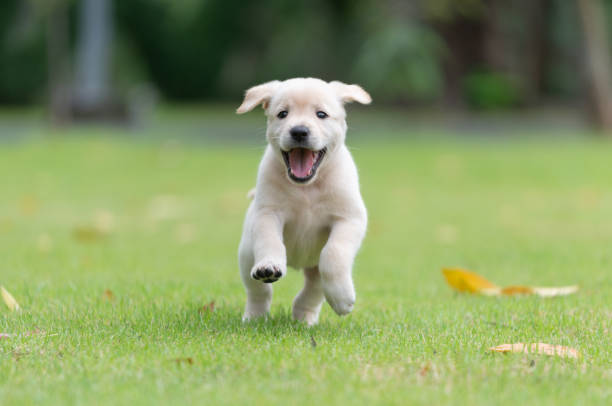
#> input picture Projects/puppy.jpg, 612 x 406 px
$ jupyter execute all_blurs.ipynb
#> lines starting #> are read from the running program, lines starting #| are printed output that depends on the picture
[cell 1]
import cv2
import numpy as np
import matplotlib.pyplot as plt

img = cv2.imread("puppy.jpg")
#> img is the input picture: shape (406, 612, 3); mean B, G, R 99.8, 152.8, 135.3
img = cv2.resize(img, (300, 300))
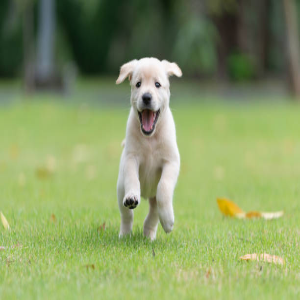
#> img: shape (300, 300, 3); mean B, G, R 99.7, 152.7, 135.2

gaussian = cv2.GaussianBlur(img, (15, 15), 0)
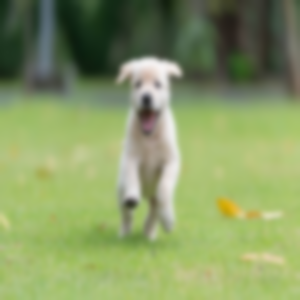
#> gaussian: shape (300, 300, 3); mean B, G, R 99.7, 152.7, 135.2
median = cv2.medianBlur(img, 5)
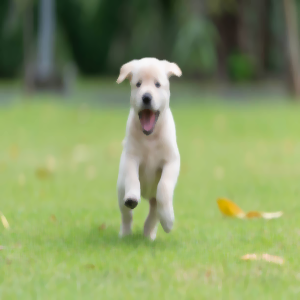
#> median: shape (300, 300, 3); mean B, G, R 99.6, 152.7, 135.2
bilateral = cv2.bilateralFilter(img, 9, 75, 75)
box = cv2.blur(img, (15, 15))
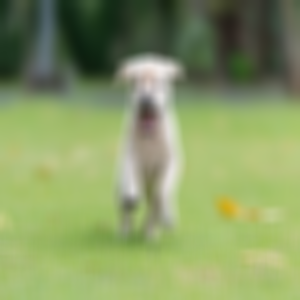
#> box: shape (300, 300, 3); mean B, G, R 99.7, 152.7, 135.2

stack = np.hstack((img, gaussian, median, bilateral, box))
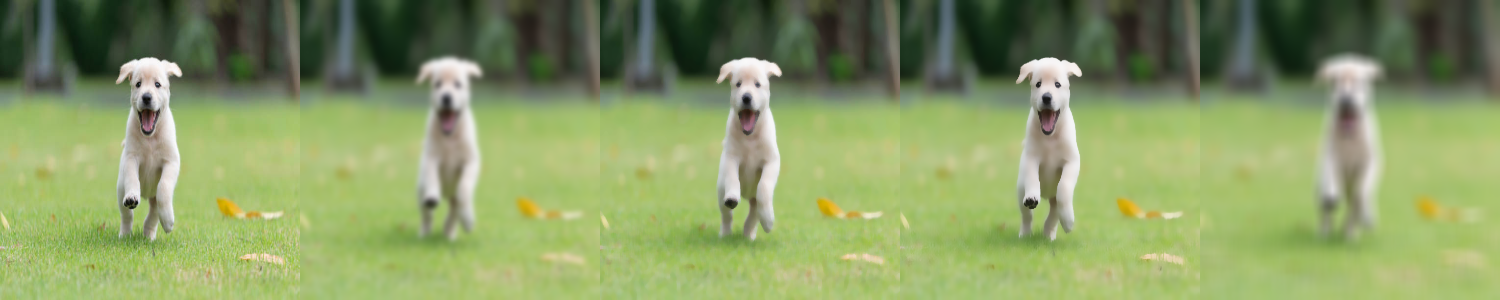
#> stack: shape (300, 1500, 3); mean B, G, R 99.7, 152.7, 135.2
stack_rgb = cv2.cvtColor(stack, cv2.COLOR_BGR2RGB)

plt.figure(figsize=(15, 5))
plt.imshow(stack_rgb)
plt.axis("off")
plt.title("Original | Gaussian | Median | Bilateral | Box Blur")
plt.show()

$ run again, with Projects/palm.jpg copied over Projects/puppy.jpg
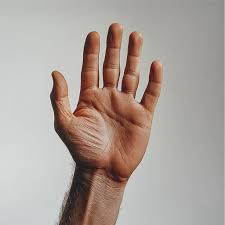
#> input picture Projects/palm.jpg, 225 x 225 px
#> img is the input picture: shape (225, 225, 3); mean B, G, R 154.8, 161.3, 172.3
#> img: shape (300, 300, 3)
#> `box = cv2.blur(img, (15, 15))`:
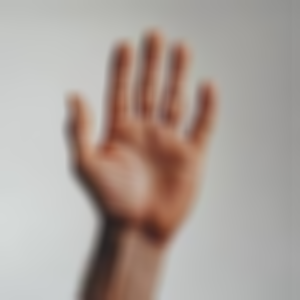
#> box: shape (300, 300, 3); mean B, G, R 154.7, 161.2, 172.2
#> `stack = np.hstack((img, gaussian, median, bilateral, box))`:
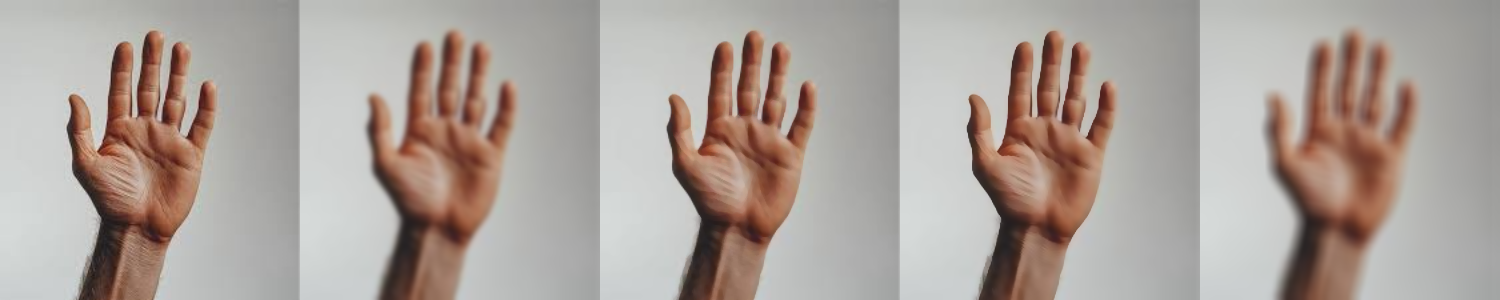
#> stack: shape (300, 1500, 3); mean B, G, R 154.7, 161.3, 172.2

$ run again, with Projects/lanes.png saved as Projects/puppy.jpg
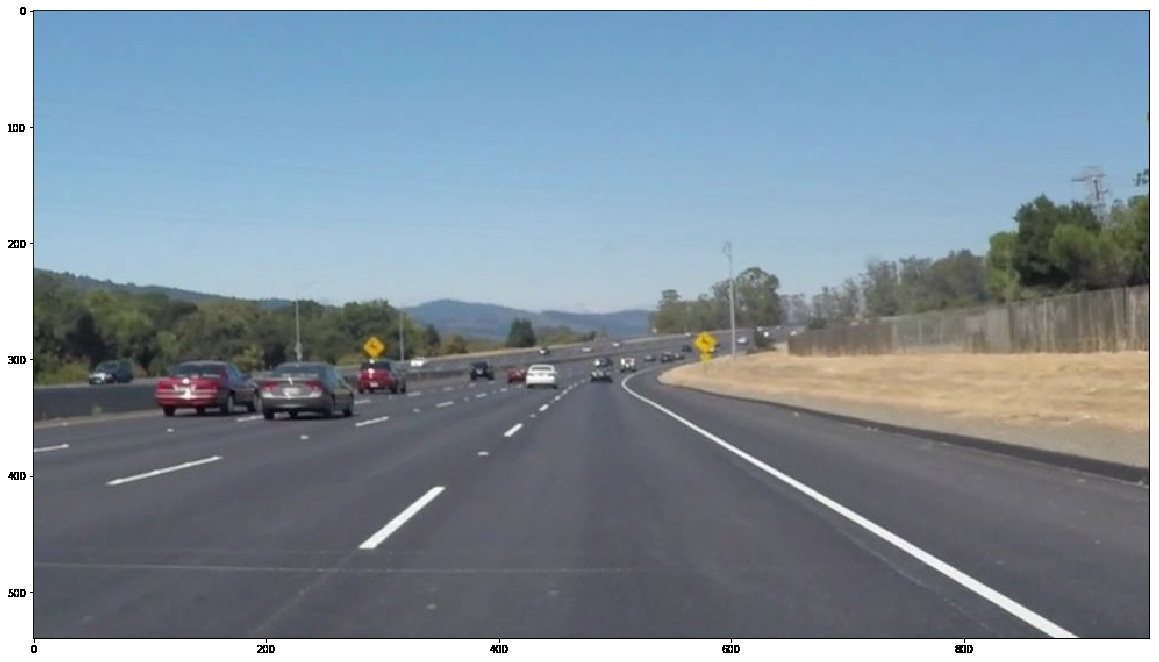
#> input picture Projects/lanes.png, 1159 x 662 px
#> img is the input picture: shape (662, 1159, 3); mean B, G, R 156.1, 143.8, 129.2
#> img: shape (300, 300, 3)
#> `box = cv2.blur(img, (15, 15))`:
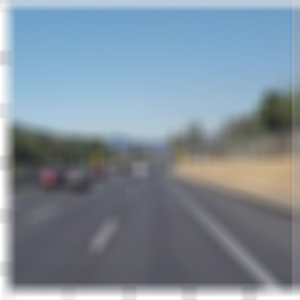
#> box: shape (300, 300, 3); mean B, G, R 155.2, 142.9, 128.3
#> `stack = np.hstack((img, gaussian, median, bilateral, box))`:
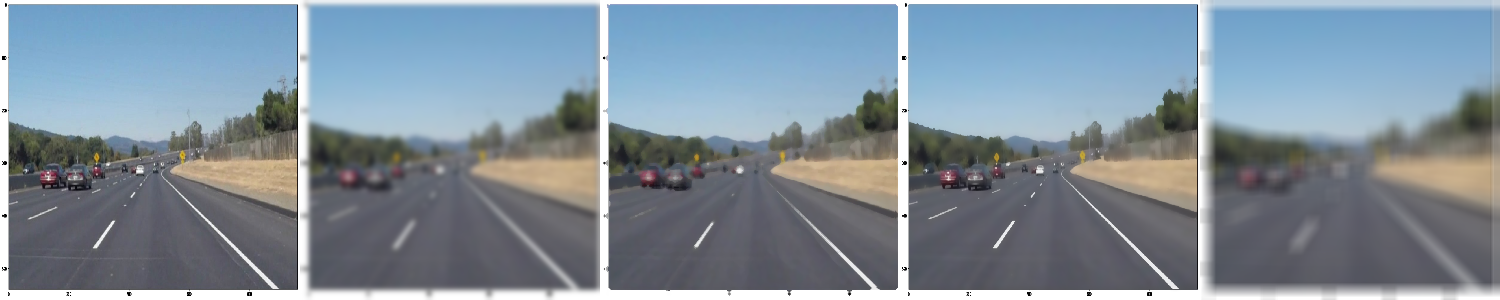
#> stack: shape (300, 1500, 3); mean B, G, R 155.5, 143.1, 128.6
